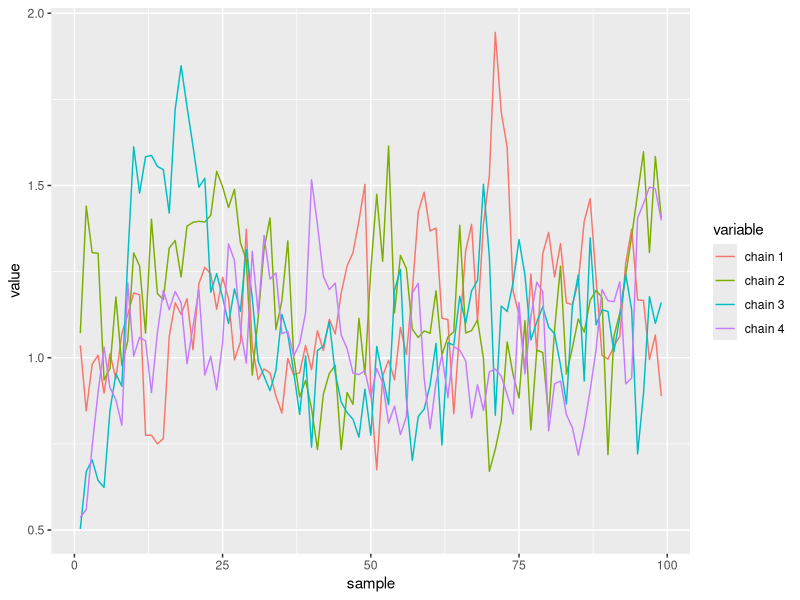
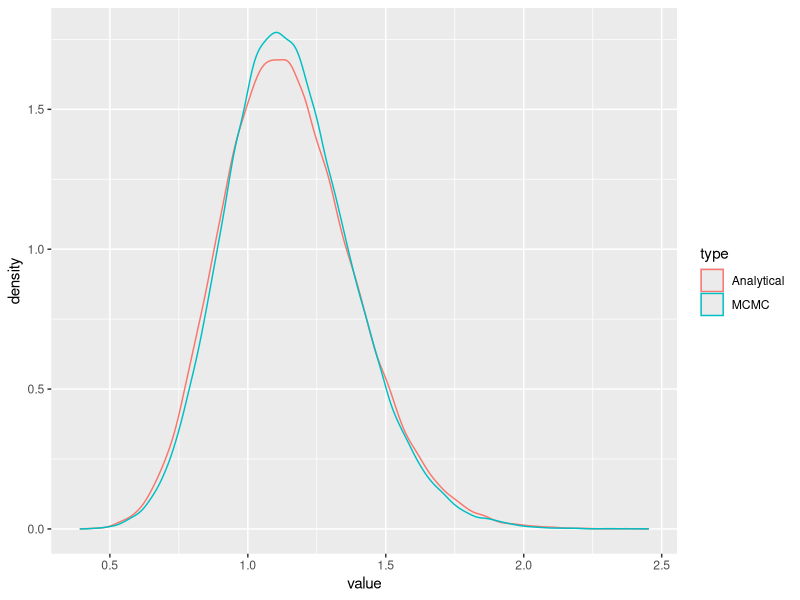
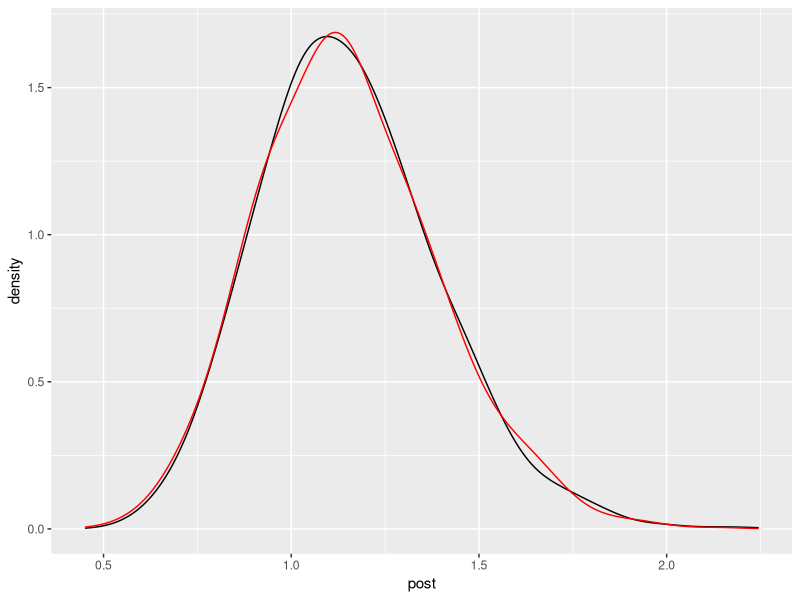
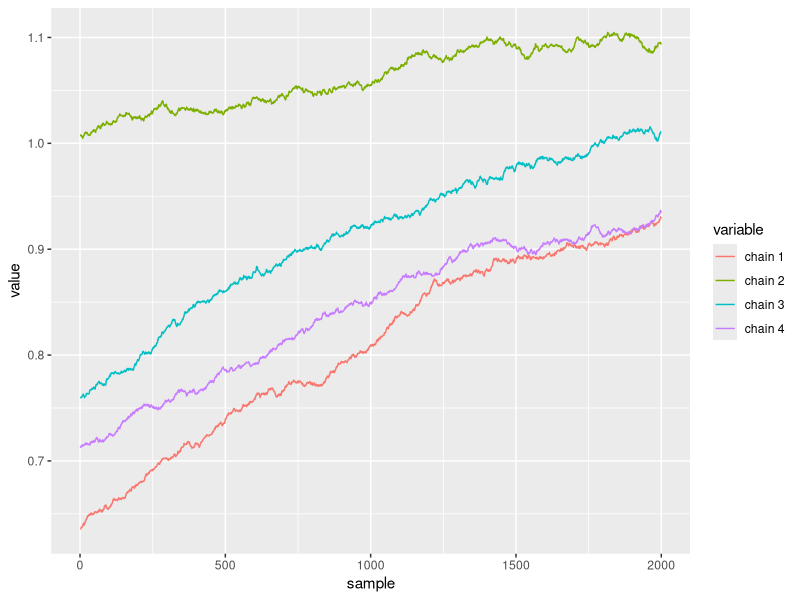
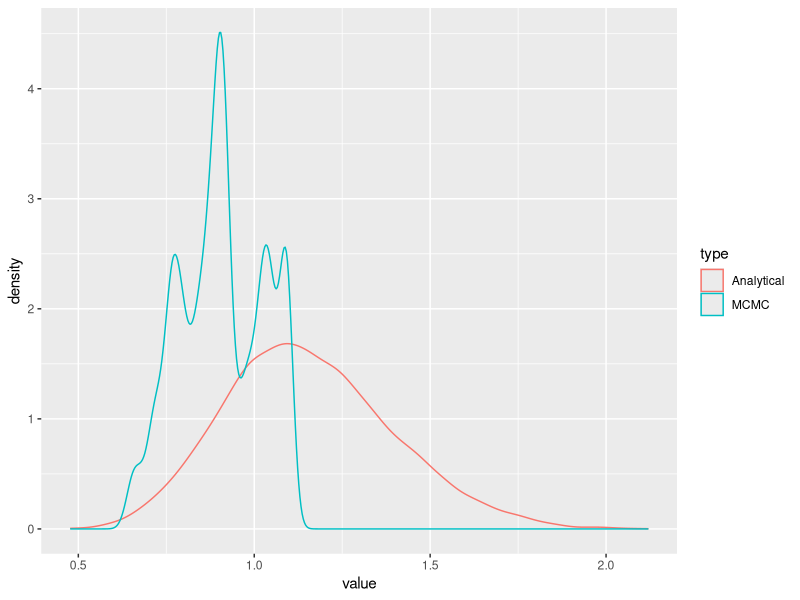

Write the R code that produced these figures, in order.
# data: 1, 1, 2, 0, 1, 2, 0, 5, 0, 1

# Likelihood
# y_i ~ Poisson(lambda)

# Prior
# lambda ~ Gamma(10,10)

# Posterior
# lambda|y ~ Gamma(23,20)

library(truncnorm)

y <- c(1, 1, 2, 0, 1, 2, 0, 5, 0, 1)
y
# y_i ~ Poisson(lambda)
# lambda ~ Gamma(10,10)

nsamp <- 20000
mcmc <- function(y,step_size){
  nsamp <- 20000
  lambda_chain <- rep(NA,nsamp)
  reject <- 0
  
  # Intialization
  lambda_chain[1] <- rgamma(1,10,10)
  i <- 1
  
  while(i < nsamp){
    # Generate proposal
    proposal_lambda <- 
      rtruncnorm(1,a=0,b=Inf,mean=lambda_chain[i],sd=step_size)
    
    lkl_proposal <- prod(dpois(y,proposal_lambda))
    prior_proposal <- dgamma(proposal_lambda,10,10)
    
    forward_density <- 
      dtruncnorm(proposal_lambda,a=0,b=Inf,mean=lambda_chain[i],sd=step_size)
    
    lkl_current <- prod(dpois(y,lambda_chain[i]))
    prior_current <- dgamma(lambda_chain[i],10,10)
    backward_density <- 
      dtruncnorm(lambda_chain[i],a=0,b=Inf,mean=proposal_lambda,sd=step_size)
    
    H <- (lkl_proposal*prior_proposal*backward_density)/(lkl_current*prior_current*forward_density)
    astr <- runif(1,0,1)
    
    if(astr<min(1,H)){
      lambda_chain[i+1] <- proposal_lambda
      i <- i+1
    }else{
      reject <- reject+1
    }
  }
  return(list(lambda_chain=lambda_chain,reject=reject))
}

chain1 <- mcmc(y=y,step_size = 0.2)
chain2 <- mcmc(y=y,step_size = 0.2)
chain3 <- mcmc(y=y,step_size = 0.2)
chain4 <- mcmc(y=y,step_size = 0.2)

rejection_count <- chain1$reject
rate <- (rejection_count/(nsamp+rejection_count))*100
rate

chains <- data.frame(matrix(nrow = nsamp,ncol=4))
colnames(chains) <- c("chain 1","chain 2","chain 3","chain 4")
chains$`chain 1`<- chain1$lambda_chain
chains$`chain 2`<- chain2$lambda_chain
chains$`chain 3` <- chain3$lambda_chain
chains$`chain 4` <- chain4$lambda_chain

chains$sample <- 1:nsamp
library(ggplot2)
library(reshape2)
ggplot(melt(subset(chains,sample<100),id="sample"),aes(x=sample,y=value,group=variable,color=variable))+
  geom_line()

chain.m <- melt(chains,id="sample")
chain.m <- rbind(chain.m,data.frame(sample=1:nsamp*4,
                                    variable=rep("0",nsamp*4),
                            value=rgamma(nsamp*4,23,20)))
chain.m$type <- factor(c(rep("MCMC",nsamp*4),rep("Analytical",nsamp*4)))

ggplot(chain.m,aes(x=value,group=type,color=type))+
  geom_density()

   #####
## Importance sampling ###
y
nsamp <- 200000
proposal_lambda <- rgamma(nsamp,5,5)
weights <- rep(NA,nsamp)
for(i in 1:nsamp){
  likelihood <- prod(dpois(y,lambda=proposal_lambda[i]))
  prior <- dgamma(proposal_lambda[i],10,10)
  proposal_dens <- dgamma(proposal_lambda[i],5,5)
  weights[i] <- likelihood*prior/proposal_dens
}
  
posterior_lambda <- sample(proposal_lambda,size=5000,
                           prob=weights)
df.post <- data.frame(post=posterior_lambda)

analytic_post <- rgamma(5000,10+sum(y),10+length(y))
df.post$analytical <- analytic_post
library(ggplot2)
ggplot(df.post,aes(x=post))+geom_density(adjust=1.5)+geom_density(aes(x=analytical),color="red",adjust=1.5)

##############################


y <- rpois(1000,lambda = 1.3)

nsamp <- 2000
mcmc <- function(y,step_size){
  nsamp <- 2000
  lambda_chain <- rep(NA,nsamp)
  reject <- 0
  
  # Intialization
  lambda_chain[1] <- rgamma(1,10,10)
  i <- 1
  
  while(i < nsamp){
    proposal_lambda <- 
      rtruncnorm(1,a=0,b=Inf,mean=lambda_chain[i],sd=step_size)
    
    log_lkl_proposal <- sum(dpois(y,proposal_lambda,log = TRUE))
    log_prior_proposal <- dgamma(proposal_lambda,10,10,log = TRUE)
    log_forward_density <- 
      log(dtruncnorm(proposal_lambda,a=0,b=Inf,mean=lambda_chain[i],sd=step_size))
    
    log_lkl_current <- sum(dpois(y,lambda_chain[i],log = TRUE))
    log_prior_current <- dgamma(lambda_chain[i],10,10,log=TRUE)
    log_backward_density <- 
      log(dtruncnorm(lambda_chain[i],a=0,b=Inf,mean=proposal_lambda,sd=step_size))
    
    H <- exp((log_lkl_proposal+log_prior_proposal+log_backward_density)-(log_lkl_current+log_prior_current+log_forward_density))
    astr <- runif(1,0,1)
    if(astr<min(1,H)){
      lambda_chain[i+1] <- proposal_lambda
      i <- i+1
      print(paste(as.character(i),"/",as.character(nsamp)," collected"))
    }else{
      reject <- reject+1
    }
  }
  return(list(lambda_chain=lambda_chain,reject=reject))
}

chain1 <- mcmc(y=y,step_size = 0.0008)
chain2 <- mcmc(y=y,step_size = 0.0008)
chain3 <- mcmc(y=y,step_size = 0.0008)
chain4 <- mcmc(y=y,step_size = 0.0008)

rejection_count <- chain1$reject
rate <- (rejection_count/(nsamp+rejection_count))*100
rate

chains <- data.frame(matrix(nrow = 2000,ncol=4))
colnames(chains) <- c("chain 1","chain 2","chain 3","chain 4")
chains$`chain 1`<- chain1$lambda_chain
chains$`chain 2`<- chain2$lambda_chain
chains$`chain 3` <- chain3$lambda_chain
chains$`chain 4` <- chain4$lambda_chain

chains$sample <- 1:nsamp
library(ggplot2)
library(reshape2)
ggplot(melt(chains,id="sample"),aes(x=sample,y=value,group=variable,color=variable))+
  geom_line()+scale_x_continuous(limits = c(1,2000))

quantile(melt(chains,id="sample")$value,probs=c(.025,0.975))




chain.m <- melt(chains,id="sample")
chain.m <- rbind(chain.m,data.frame(sample=1:8000,
                                    variable=rep("0",8000),
                                    value=rgamma(8000,23,20)))
chain.m$type <- factor(c(rep("MCMC",8000),rep("Analytical",8000)))

ggplot(chain.m,aes(x=value,group=type,color=type))+
  geom_density()

###############################
